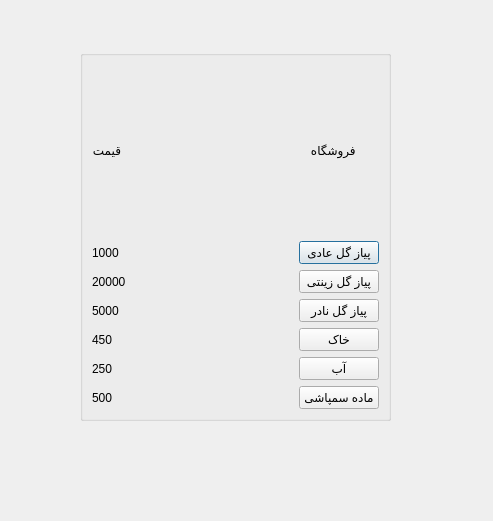
<?xml version="1.0" encoding="UTF-8"?>
<ui version="4.0">
 <class>Store2</class>
 <widget class="QDialog" name="Store2">
  <property name="geometry">
   <rect>
    <x>0</x>
    <y>0</y>
    <width>493</width>
    <height>521</height>
   </rect>
  </property>
  <property name="windowTitle">
   <string>Dialog</string>
  </property>
  <property name="styleSheet">
   <string notr="true">background-image: url(:/new/prefix1/background.png);</string>
  </property>
  <widget class="QGroupBox" name="groupBox">
   <property name="geometry">
    <rect>
     <x>80</x>
     <y>50</y>
     <width>311</width>
     <height>371</height>
    </rect>
   </property>
   <property name="title">
    <string/>
   </property>
   <layout class="QVBoxLayout" name="verticalLayout">
    <item>
     <layout class="QHBoxLayout" name="horizontalLayout_18">
      <item>
       <widget class="QLabel" name="labelPrice">
        <property name="text">
         <string>قیمت</string>
        </property>
       </widget>
      </item>
      <item>
       <spacer name="horizontalSpacer_21">
        <property name="orientation">
         <enum>Qt::Horizontal</enum>
        </property>
        <property name="sizeHint" stdset="0">
         <size>
          <width>40</width>
          <height>20</height>
         </size>
        </property>
       </spacer>
      </item>
      <item>
       <widget class="QLabel" name="labeStore">
        <property name="text">
         <string>       فروشگاه          </string>
        </property>
       </widget>
      </item>
     </layout>
    </item>
    <item>
     <layout class="QHBoxLayout" name="horizontalLayout">
      <item>
       <widget class="QLabel" name="labelNormalPrice">
        <property name="text">
         <string>1000</string>
        </property>
       </widget>
      </item>
      <item>
       <spacer name="horizontalSpacer">
        <property name="orientation">
         <enum>Qt::Horizontal</enum>
        </property>
        <property name="sizeHint" stdset="0">
         <size>
          <width>58</width>
          <height>20</height>
         </size>
        </property>
       </spacer>
      </item>
      <item>
       <widget class="QPushButton" name="pushButtonBuyAadi">
        <property name="text">
         <string>پیاز گل عادی</string>
        </property>
       </widget>
      </item>
     </layout>
    </item>
    <item>
     <layout class="QHBoxLayout" name="horizontalLayout_2">
      <item>
       <widget class="QLabel" name="labelDecorativePrice">
        <property name="text">
         <string>20000</string>
        </property>
       </widget>
      </item>
      <item>
       <spacer name="horizontalSpacer_3">
        <property name="orientation">
         <enum>Qt::Horizontal</enum>
        </property>
        <property name="sizeHint" stdset="0">
         <size>
          <width>40</width>
          <height>20</height>
         </size>
        </property>
       </spacer>
      </item>
      <item>
       <widget class="QPushButton" name="pushButtonBuyZinati">
        <property name="text">
         <string>پیاز گل زینتی</string>
        </property>
       </widget>
      </item>
     </layout>
    </item>
    <item>
     <layout class="QHBoxLayout" name="horizontalLayout_3">
      <item>
       <widget class="QLabel" name="labelRarePrice">
        <property name="text">
         <string>5000</string>
        </property>
       </widget>
      </item>
      <item>
       <spacer name="horizontalSpacer_2">
        <property name="orientation">
         <enum>Qt::Horizontal</enum>
        </property>
        <property name="sizeHint" stdset="0">
         <size>
          <width>40</width>
          <height>20</height>
         </size>
        </property>
       </spacer>
      </item>
      <item>
       <widget class="QPushButton" name="pushButtonBuyNader">
        <property name="text">
         <string>پیاز گل نادر</string>
        </property>
       </widget>
      </item>
     </layout>
    </item>
    <item>
     <layout class="QHBoxLayout" name="horizontalLayout_4">
      <item>
       <widget class="QLabel" name="labelSoilPrice">
        <property name="text">
         <string>450</string>
        </property>
       </widget>
      </item>
      <item>
       <spacer name="horizontalSpacer_4">
        <property name="orientation">
         <enum>Qt::Horizontal</enum>
        </property>
        <property name="sizeHint" stdset="0">
         <size>
          <width>40</width>
          <height>20</height>
         </size>
        </property>
       </spacer>
      </item>
      <item>
       <widget class="QPushButton" name="pushButtonBuyKhak">
        <property name="text">
         <string>خاک</string>
        </property>
       </widget>
      </item>
     </layout>
    </item>
    <item>
     <layout class="QHBoxLayout" name="horizontalLayout_5">
      <item>
       <widget class="QLabel" name="labelWaterPrice">
        <property name="text">
         <string>250</string>
        </property>
       </widget>
      </item>
      <item>
       <spacer name="horizontalSpacer_5">
        <property name="orientation">
         <enum>Qt::Horizontal</enum>
        </property>
        <property name="sizeHint" stdset="0">
         <size>
          <width>40</width>
          <height>20</height>
         </size>
        </property>
       </spacer>
      </item>
      <item>
       <widget class="QPushButton" name="pushButtonBuyAb">
        <property name="text">
         <string>آب</string>
        </property>
       </widget>
      </item>
     </layout>
    </item>
    <item>
     <layout class="QHBoxLayout" name="horizontalLayout_6">
      <item>
       <widget class="QLabel" name="labelPoisonPrice">
        <property name="text">
         <string>500</string>
        </property>
       </widget>
      </item>
      <item>
       <spacer name="horizontalSpacer_6">
        <property name="orientation">
         <enum>Qt::Horizontal</enum>
        </property>
        <property name="sizeHint" stdset="0">
         <size>
          <width>40</width>
          <height>20</height>
         </size>
        </property>
       </spacer>
      </item>
      <item>
       <widget class="QPushButton" name="pushButtonBuyPoison">
        <property name="text">
         <string>ماده سمپاشی</string>
        </property>
       </widget>
      </item>
     </layout>
    </item>
   </layout>
  </widget>
 </widget>
 <resources/>
 <connections/>
</ui>
